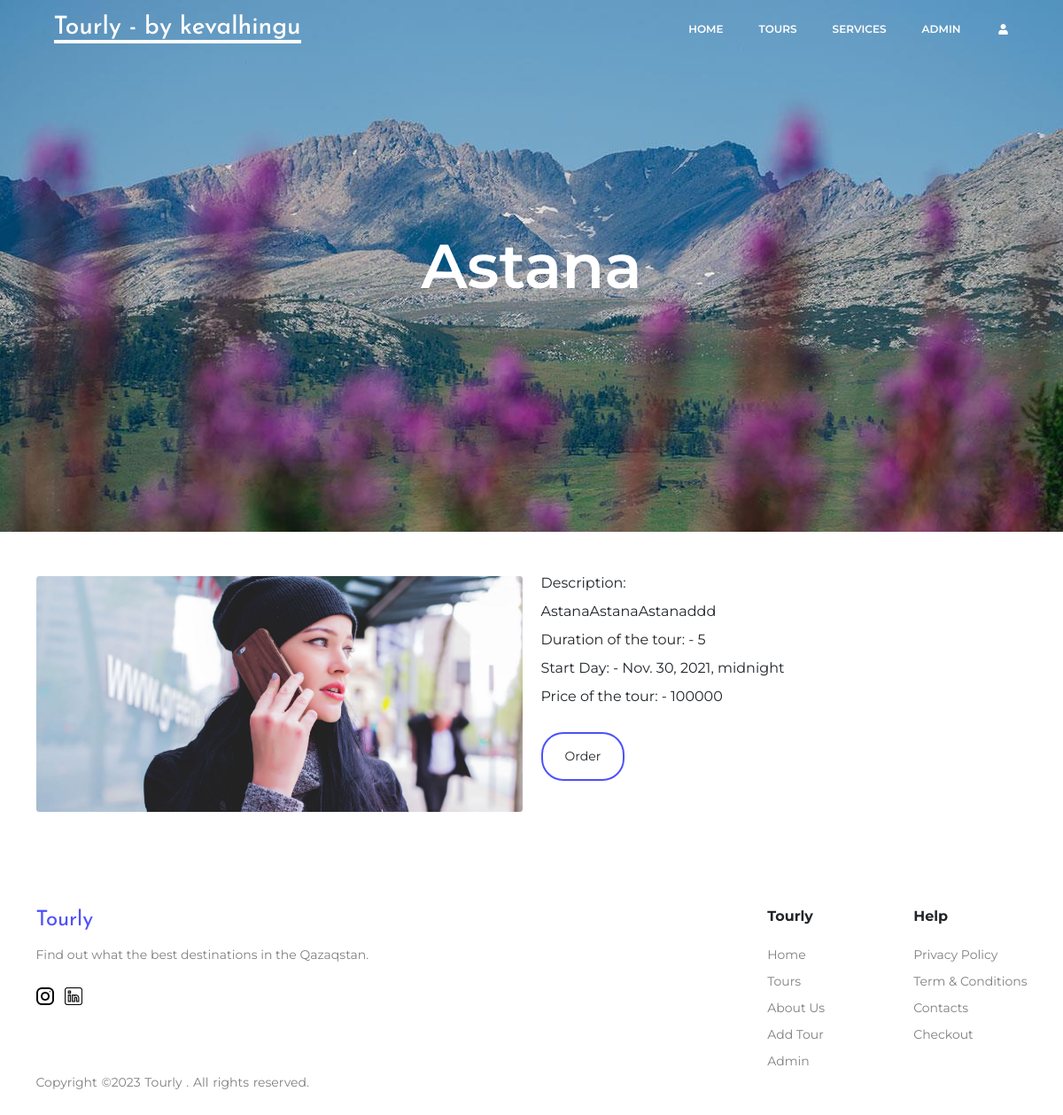
The page /tour/1 on the database its author committed.
### web_tech_django/apps/blog/models.py (models this page shows, shortened)
class Tour(models.Model):
    name = models.CharField('Tour name', max_length=60)
    description = models.TextField('Tour description')
    started = models.DateTimeField('Started date')
    duration = models.IntegerField('Tour duration')
    price = models.IntegerField('Tour price')
    image = models.ImageField('Tour image', upload_to='tours/')

### web_tech_django/apps/blog/views.py (the view)
# urls.py: path('tour/<id>', views.detail_view, name='detail_view'),
def detail_view(request, id):
    tour = Tour.objects.get(id = id)
    return render(request, "blog/detail_view.html", {'tour':tour})

### web_tech_django/templates/blog/detail_view.html (shortened to what this page needs)
{% extends 'base.html' %}
{% load static %}
{% block content %}
    <div class="showcase">
        <div class="container">
            <div class="showcase__text">
                {{ tour.name }}
            </div>
        </div>
    </div>
    <div class="tour" style="margin: 50px 0;">
        <div class="container">
            <div class="row">
                <div class="col-lg-6 ">
                    <img class="img-fluid rounded" src="{% static "uploads/" %}{{ tour.image }}" alt="" height="400px">
                </div>
                <div class="col-lg-6 ">
                    <div class="tour__desc">
                    Description: <br><br> {{ tour.description }}
                    </div>
                    <br>
                    <div > Duration of the tour: - {{ tour.duration }}</div>
                    <br>
                    <div > Start Day: - {{ tour.started }}</div>
                    <br>
                    <div > Price of the tour: - {{ tour.price }}</div>
                    <br>
                    <br>
                    <a href="{% url 'blog:add_to_cart' id=tour.id %}" class="btn">Order</a>
            </div>
            </div>
        </div>
    </div>
{% endblock %}

### web_tech_django/static/blog/css/index.css (style rules this page uses)
* { padding:0;margin:0;border:0; }
*,*:before,*:after { -moz-box-sizing:border-box;-webkit-box-sizing:border-box;box-sizing:border-box; }
html,body { height:100%;width:100%;font-size:100%;line-height:1;font-size:14px;-ms-text-size-adjust:100%;-moz-text-size-adjust:100%;-webkit-text-size-adjust:100%; }
a,a:visited { text-decoration:none; }
img { vertical-align:top; }
body { margin: 0; padding: 0; background-color: #fff; font-family: 'Montserrat', sans-serif; font-size: 16px; -webkit-transition: 0.5s; -o-transition: 0.5s; transition: 0.5s; }
.btn { padding: 15px 25px; text-align: center; border: 2px solid #4d51fa; border-radius: 25px; transition: 0.5s; }
.showcase { height: 600px; background-image: url(../img/showcase.jpg); background-repeat: no-repeat; background-size: cover; -webkit-transition: 0.5s; -o-transition: 0.5s; transition: 0.5s; display: flex; align-items: center; justify-content: center; }
.showcase__text { color: #fff; font-size: 70px; font-weight: 600; text-align: center; }

### rows shown on the page
Tour: name "Astana", image (picture), description "AstanaAstanaAstanaddd", duration "5", started "Nov. 30, 2021, midnight", price "100000"

### other values the page prints
{{ current_year }} "2023"
